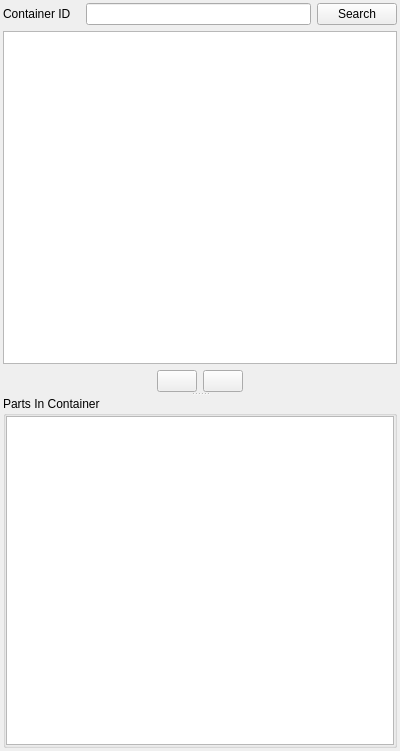
<?xml version="1.0" encoding="UTF-8"?>
<ui version="4.0">
 <class>ContainerWidget</class>
 <widget class="QWidget" name="ContainerWidget">
  <property name="geometry">
   <rect>
    <x>0</x>
    <y>0</y>
    <width>400</width>
    <height>751</height>
   </rect>
  </property>
  <property name="windowTitle">
   <string notr="true"/>
  </property>
  <layout class="QVBoxLayout" name="verticalLayout" stretch="0,1">
   <property name="spacing">
    <number>6</number>
   </property>
   <property name="leftMargin">
    <number>3</number>
   </property>
   <property name="topMargin">
    <number>3</number>
   </property>
   <property name="rightMargin">
    <number>3</number>
   </property>
   <property name="bottomMargin">
    <number>3</number>
   </property>
   <item>
    <widget class="QWidget" name="widget" native="true">
     <layout class="QVBoxLayout" name="verticalLayout_4">
      <property name="leftMargin">
       <number>0</number>
      </property>
      <property name="topMargin">
       <number>0</number>
      </property>
      <property name="rightMargin">
       <number>0</number>
      </property>
      <property name="bottomMargin">
       <number>0</number>
      </property>
      <item>
       <widget class="QWidget" name="widget_4" native="true">
        <layout class="QFormLayout" name="formLayout">
         <property name="horizontalSpacing">
          <number>15</number>
         </property>
         <property name="leftMargin">
          <number>0</number>
         </property>
         <property name="topMargin">
          <number>0</number>
         </property>
         <property name="rightMargin">
          <number>0</number>
         </property>
         <property name="bottomMargin">
          <number>0</number>
         </property>
         <item row="0" column="0">
          <widget class="QLabel" name="label">
           <property name="text">
            <string>Container ID</string>
           </property>
          </widget>
         </item>
         <item row="0" column="1">
          <widget class="QWidget" name="widget_6" native="true">
           <layout class="QHBoxLayout" name="horizontalLayout_2">
            <property name="leftMargin">
             <number>0</number>
            </property>
            <property name="topMargin">
             <number>0</number>
            </property>
            <property name="rightMargin">
             <number>0</number>
            </property>
            <property name="bottomMargin">
             <number>0</number>
            </property>
            <item>
             <widget class="QLineEdit" name="contIdField"/>
            </item>
            <item>
             <widget class="QPushButton" name="contSearchButton">
              <property name="text">
               <string>Search</string>
              </property>
             </widget>
            </item>
           </layout>
          </widget>
         </item>
        </layout>
       </widget>
      </item>
     </layout>
    </widget>
   </item>
   <item>
    <widget class="QWidget" name="widget_7" native="true">
     <layout class="QVBoxLayout" name="verticalLayout_5">
      <property name="leftMargin">
       <number>0</number>
      </property>
      <property name="topMargin">
       <number>0</number>
      </property>
      <property name="rightMargin">
       <number>0</number>
      </property>
      <property name="bottomMargin">
       <number>0</number>
      </property>
      <item>
       <widget class="QSplitter" name="splitter">
        <property name="orientation">
         <enum>Qt::Vertical</enum>
        </property>
        <widget class="QWidget" name="widget_2" native="true">
         <layout class="QVBoxLayout" name="verticalLayout_2">
          <property name="leftMargin">
           <number>0</number>
          </property>
          <property name="topMargin">
           <number>0</number>
          </property>
          <property name="rightMargin">
           <number>0</number>
          </property>
          <property name="bottomMargin">
           <number>0</number>
          </property>
          <item>
           <widget class="QTableView" name="contTableView">
            <property name="sortingEnabled">
             <bool>true</bool>
            </property>
            <property name="wordWrap">
             <bool>false</bool>
            </property>
            <attribute name="horizontalHeaderStretchLastSection">
             <bool>true</bool>
            </attribute>
           </widget>
          </item>
          <item>
           <widget class="QWidget" name="widget_8" native="true">
            <layout class="QHBoxLayout" name="horizontalLayout">
             <property name="leftMargin">
              <number>0</number>
             </property>
             <property name="topMargin">
              <number>0</number>
             </property>
             <property name="rightMargin">
              <number>0</number>
             </property>
             <property name="bottomMargin">
              <number>0</number>
             </property>
             <item>
              <spacer name="horizontalSpacer">
               <property name="orientation">
                <enum>Qt::Horizontal</enum>
               </property>
               <property name="sizeHint" stdset="0">
                <size>
                 <width>40</width>
                 <height>20</height>
                </size>
               </property>
              </spacer>
             </item>
             <item>
              <widget class="QPushButton" name="contAddButton">
               <property name="text">
                <string/>
               </property>
              </widget>
             </item>
             <item>
              <widget class="QPushButton" name="contRemoveButton">
               <property name="text">
                <string/>
               </property>
              </widget>
             </item>
             <item>
              <spacer name="horizontalSpacer_2">
               <property name="orientation">
                <enum>Qt::Horizontal</enum>
               </property>
               <property name="sizeHint" stdset="0">
                <size>
                 <width>40</width>
                 <height>20</height>
                </size>
               </property>
              </spacer>
             </item>
            </layout>
           </widget>
          </item>
         </layout>
        </widget>
        <widget class="QGroupBox" name="groupBox_3">
         <property name="title">
          <string>Parts In Container</string>
         </property>
         <property name="flat">
          <bool>true</bool>
         </property>
         <layout class="QVBoxLayout" name="verticalLayout_3">
          <property name="leftMargin">
           <number>0</number>
          </property>
          <property name="topMargin">
           <number>0</number>
          </property>
          <property name="rightMargin">
           <number>0</number>
          </property>
          <property name="bottomMargin">
           <number>0</number>
          </property>
          <item>
           <widget class="QTableView" name="partTableView"/>
          </item>
         </layout>
        </widget>
       </widget>
      </item>
     </layout>
    </widget>
   </item>
  </layout>
 </widget>
 <resources/>
 <connections/>
</ui>
